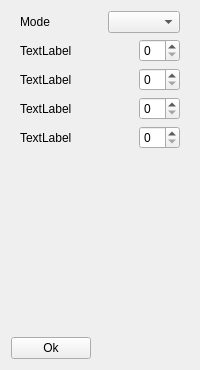
        <widget class="QWidget" name="tab_6">
         <attribute name="title">
          <string>Triangulation</string>
         </attribute>
         <layout class="QVBoxLayout" name="verticalLayout_12">
          <item>
           <layout class="QHBoxLayout" name="horizontalLayout_34">
            <property name="leftMargin">
             <number>9</number>
            </property>
            <property name="rightMargin">
             <number>9</number>
            </property>
            <item>
             <widget class="QLabel" name="label_31">
              <property name="text">
               <string>Mode</string>
              </property>
             </widget>
            </item>
            <item>
             <spacer name="horizontalSpacer_35">
              <property name="orientation">
               <enum>Qt::Horizontal</enum>
              </property>
              <property name="sizeHint" stdset="0">
               <size>
                <width>40</width>
                <height>20</height>
               </size>
              </property>
             </spacer>
            </item>
            <item>
             <widget class="QComboBox" name="comboBox"/>
            </item>
           </layout>
          </item>
          <item>
           <layout class="QHBoxLayout" name="horizontalLayout_14">
            <property name="leftMargin">
             <number>9</number>
            </property>
            <property name="rightMargin">
             <number>9</number>
            </property>
            <item>
             <widget class="QLabel" name="label_27">
              <property name="text">
               <string>TextLabel</string>
              </property>
             </widget>
            </item>
            <item>
             <spacer name="horizontalSpacer_30">
              <property name="orientation">
               <enum>Qt::Horizontal</enum>
              </property>
              <property name="sizeHint" stdset="0">
               <size>
                <width>40</width>
                <height>20</height>
               </size>
              </property>
             </spacer>
            </item>
            <item>
             <widget class="QSpinBox" name="spinBox_21"/>
            </item>
           </layout>
          </item>
          <item>
           <layout class="QHBoxLayout" name="horizontalLayout_17">
            <property name="leftMargin">
             <number>9</number>
            </property>
            <property name="rightMargin">
             <number>9</number>
            </property>
            <item>
             <widget class="QLabel" name="label_28">
              <property name="text">
               <string>TextLabel</string>
              </property>
             </widget>
            </item>
            <item>
             <spacer name="horizontalSpacer_31">
              <property name="orientation">
               <enum>Qt::Horizontal</enum>
              </property>
              <property name="sizeHint" stdset="0">
               <size>
                <width>40</width>
                <height>20</height>
               </size>
              </property>
             </spacer>
            </item>
            <item>
             <widget class="QSpinBox" name="spinBox_22"/>
            </item>
           </layout>
          </item>
          <item>
           <layout class="QHBoxLayout" name="horizontalLayout_31">
            <property name="leftMargin">
             <number>9</number>
            </property>
            <property name="rightMargin">
             <number>9</number>
            </property>
            <item>
             <widget class="QLabel" name="label_29">
              <property name="text">
               <string>TextLabel</string>
              </property>
             </widget>
            </item>
            <item>
             <spacer name="horizontalSpacer_32">
              <property name="orientation">
               <enum>Qt::Horizontal</enum>
              </property>
              <property name="sizeHint" stdset="0">
               <size>
                <width>40</width>
                <height>20</height>
               </size>
              </property>
             </spacer>
            </item>
            <item>
             <widget class="QSpinBox" name="spinBox_23"/>
            </item>
           </layout>
          </item>
          <item>
           <layout class="QHBoxLayout" name="horizontalLayout_32">
            <property name="leftMargin">
             <number>9</number>
            </property>
            <property name="rightMargin">
             <number>9</number>
            </property>
            <item>
             <widget class="QLabel" name="label_30">
              <property name="text">
               <string>TextLabel</string>
              </property>
             </widget>
            </item>
            <item>
             <spacer name="horizontalSpacer_33">
              <property name="orientation">
               <enum>Qt::Horizontal</enum>
              </property>
              <property name="sizeHint" stdset="0">
               <size>
                <width>40</width>
                <height>20</height>
               </size>
              </property>
             </spacer>
            </item>
            <item>
             <widget class="QSpinBox" name="spinBox_24"/>
            </item>
           </layout>
          </item>
          <item>
           <spacer name="verticalSpacer_2">
            <property name="orientation">
             <enum>Qt::Vertical</enum>
            </property>
            <property name="sizeHint" stdset="0">
             <size>
              <width>20</width>
              <height>182</height>
             </size>
            </property>
           </spacer>
          </item>
          <item>
           <layout class="QHBoxLayout" name="horizontalLayout_33">
            <item>
             <widget class="QPushButton" name="pushButton_11">
              <property name="text">
               <string>Ok</string>
              </property>
             </widget>
            </item>
            <item>
             <spacer name="horizontalSpacer_34">
              <property name="orientation">
               <enum>Qt::Horizontal</enum>
              </property>
              <property name="sizeHint" stdset="0">
               <size>
                <width>40</width>
                <height>20</height>
               </size>
              </property>
             </spacer>
            </item>
           </layout>
          </item>
         </layout>
        </widget>
